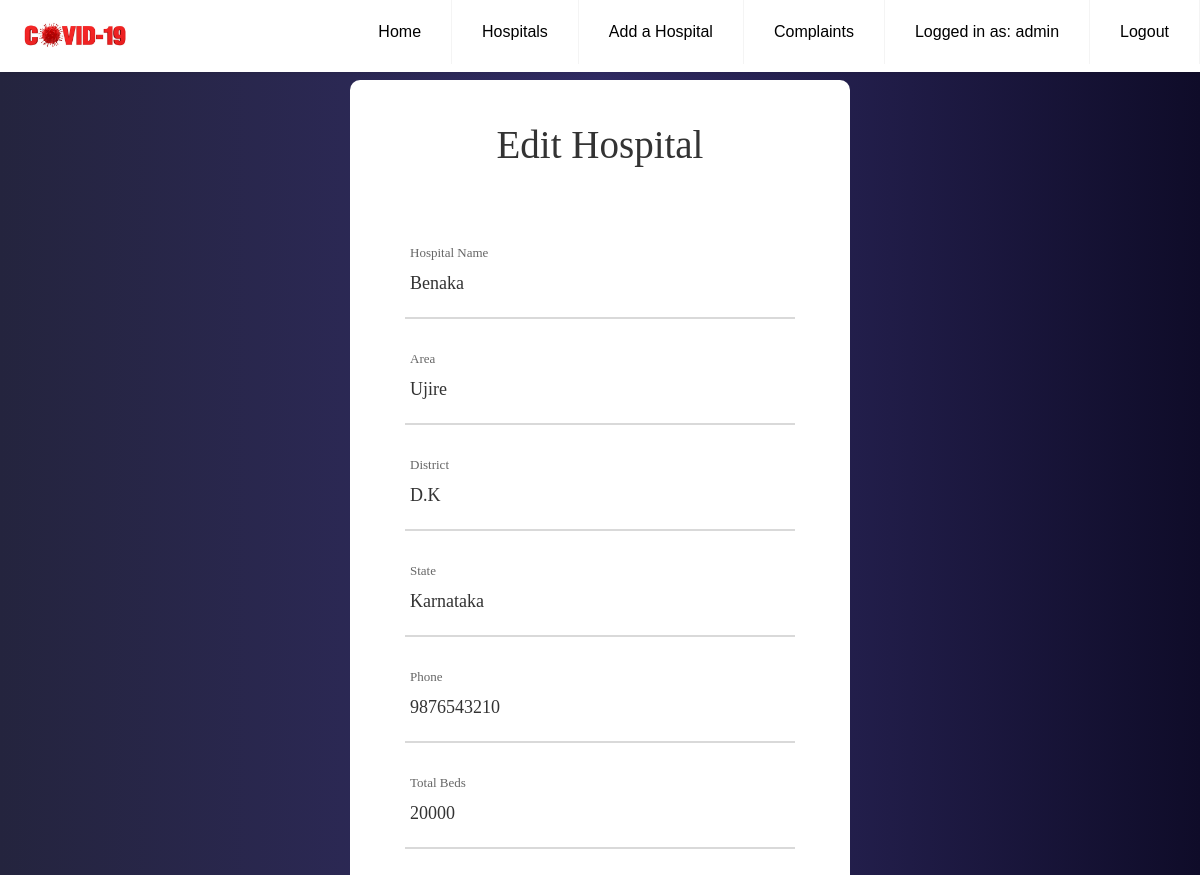
The app's page /hospital/1/edit (signed in, upper part), older data.
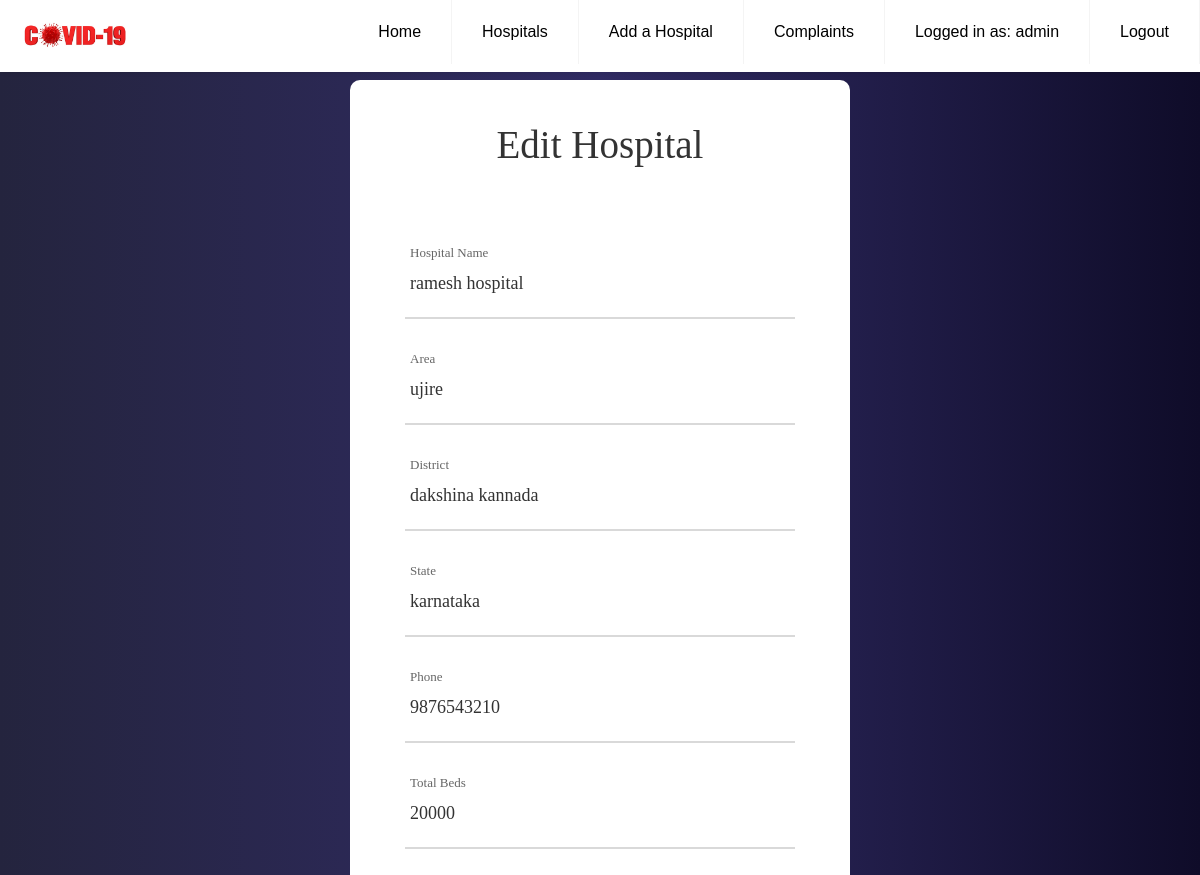
The same page, newer data.
### models.py (models this page shows, shortened)
class Hospital(db.Model):
    __tablename__ = "hospital"
    id = db.Column(db.Integer, primary_key=True)
    name = db.Column(db.String(100), nullable=False)
    area = db.Column(db.String(100), nullable=False)
    district = db.Column(db.String(100), nullable=False)
    state = db.Column(db.String(100), nullable=False)
    phone = db.Column(db.Integer, nullable=False)
    total_beds = db.Column(db.Integer, nullable=False)
    available_beds = db.Column(db.Integer, nullable=False)
    total_ward_beds = db.Column(db.Integer, nullable=False)
    available_ward_beds = db.Column(db.Integer, nullable=False)
    total_ward_beds_with_oxygen = db.Column(db.Integer, nullable=False)
    available_ward_beds_with_oxygen = db.Column(db.Integer, nullable=False)
    total_icu_beds = db.Column(db.Integer, nullable=False)
    available_icu_beds = db.Column(db.Integer, nullable=False)
    total_icu_beds_with_oxygen = db.Column(db.Integer, nullable=False)
    available_icu_beds_with_oxygen = db.Column(db.Integer, nullable=False)
    beds = db.relationship('Bed', backref='hospital', lazy=True)
    users = db.relationship('User', backref='hospital', lazy=True)
    doctors = db.relationship('Doctor', backref='hospital', lazy=True)

### app.py (the view)
@app.route("/hospital/<int:hospital_id>/edit", methods=['GET', 'POST'])
def edithospital(hospital_id):
    if current_user.role != 'admin':
        flash('Unauthorised', 'danger')
        return redirect(url_for('hospital'))
    hospital = Hospital.query.get_or_404(hospital_id)
    form = edithospitalform()
    if request.method=='POST' and form.validate_on_submit():
        if (hospital.total_beds-hospital.available_beds) <= form.total_beds.data and (hospital.total_ward_beds-hospital.available_ward_beds) <= form.total_ward_beds.data and\
        (hospital.total_ward_beds_with_oxygen-hospital.available_ward_beds_with_oxygen) <= form.total_ward_beds_with_oxygen.data and (hospital.total_icu_beds-hospital.available_icu_beds) <= form.total_icu_beds.data and\
        (hospital.total_icu_beds_with_oxygen-hospital.available_icu_beds_with_oxygen) <= form.total_icu_beds_with_oxygen.data:
            availableBeds = form.total_beds.data - (hospital.total_beds-hospital.available_beds)
            availableWardBeds = form.total_ward_beds.data - (hospital.total_ward_beds-hospital.available_ward_beds)
            availableWardBedswithOxygen = form.total_ward_beds_with_oxygen.data  - (hospital.total_ward_beds_with_oxygen-hospital.available_ward_beds_with_oxygen)
            availableIcuBeds = form.total_icu_beds.data - (hospital.total_icu_beds-hospital.available_icu_beds)
            availableIcuBedswithOxygen = form.total_icu_beds_with_oxygen.data - (hospital.total_icu_beds_with_oxygen-hospital.available_icu_beds_with_oxygen)
            db.session.query(Hospital).filter_by(id=hospital_id).update({Hospital.total_beds: form.total_beds.data, Hospital.total_ward_beds: form.total_ward_beds.data,\
                                                                  Hospital.total_ward_beds_with_oxygen: form.total_ward_beds_with_oxygen.data, Hospital.total_icu_beds: form.total_icu_beds.data,\
                                                                  Hospital.total_icu_beds_with_oxygen:form.total_icu_beds_with_oxygen.data, Hospital.available_beds: availableBeds, Hospital.available_ward_beds: availableWardBeds,\
                                                                  Hospital.available_ward_beds_with_oxygen: availableWardBedswithOxygen, Hospital.available_icu_beds: availableIcuBeds, Hospital.available_icu_beds_with_oxygen: availableIcuBedswithOxygen, \
                                                                  Hospital.name: form.hospitalname.data, Hospital.area:form.area.data, Hospital.district:form.district.data, \
                                                                  Hospital.state:form.state.data, Hospital.phone:form.phone.data}, synchronize_session = False)
            db.session.commit()
            flash('Updated Hospital Data', 'success')
            return redirect(url_for('hospital'))
        else:
            return redirect(url_for('home'))
    elif request.method == 'GET':
        form.hospitalname.data = hospital.name
        form.area.data = hospital.area
        form.district.data = hospital.district
        form.state.data = hospital.state
        form.phone.data = hospital.phone
        form.total_beds.data = hospital.total_beds
        form.total_ward_beds.data = hospital.total_ward_beds
        form.total_ward_beds_with_oxygen.data = hospital.total_ward_beds_with_oxygen
        form.total_icu_beds.data = hospital.total_icu_beds
        form.total_icu_beds_with_oxygen.data = hospital.total_icu_beds_with_oxygen
    return render_template('hospitaledit.html',hospital=hospital, form=form, title="Edit Hospital")

### forms.py
class edithospitalform(FlaskForm):
    hospitalname = StringField('Hospital Name', validators=[DataRequired()])
    area = StringField('area', validators=[DataRequired()])
    district = StringField('district', validators=[DataRequired()])
    state = StringField('state', validators=[DataRequired()])
    phone = IntegerField('phone', validators=[DataRequired()])
    total_beds = IntegerField('total_beds', validators=[DataRequired()])
    total_ward_beds = IntegerField('total_ward_beds', validators=[DataRequired()])
    total_ward_beds_with_oxygen = IntegerField('total_ward_beds_with_oxygen', validators=[DataRequired()])
    total_icu_beds = IntegerField('total_icu_beds', validators=[DataRequired()])
    total_icu_beds_with_oxygen = IntegerField('total_icu_beds_with_oxygen', validators=[DataRequired()])
    submit = SubmitField('Enter')

### models.py (called while the page is built)
@login.user_loader
def load_user(id):
    return User.query.get(int(id))

### templates/hospitaledit.html (shortened to what this page needs)
{% extends "base.html" %}
{% block navbar %}
<li><a href="{{ url_for('hospital') }}">Hospitals</a></li>
{% if current_user.is_authenticated and current_user.role == "admin" %}
<li><a href="{{ url_for('addhospital') }}">Add a Hospital</a></li>
<li><a href="{{ url_for('complaint') }}">Complaints</a></li>
<li><a href="#">Logged in as: {{current_user.name}}</a></li>
<li><a href="{{ url_for('logout') }}">Logout</a></li>
{% endif %}
{% endblock navbar %}
{% block content %}
	<div class="patient_form">
		<div class="container-contact100" id="patient_form">
			<div class="wrap-contact100">
			<form class="contact100-form validate-form needs-validation" method="POST" novalidate>
				<span class="contact100-form-title">
					Edit Hospital
				</span>
				<div class="wrap-input100 validate-input" data-validate="Name is required">
                    <span class="label-input100">Hospital Name</span>
                    <div>
						{{ form.hospitalname(class="input100") }}
                    </div>
					<span class="focus-input100"></span>
				</div>
				<div class="wrap-input100 validate-input" data-validate="Name is required">
					<span class="label-input100">Area</span>
					<div>
						{{ form.area(class="input100") }}
    				</div>
					<span class="focus-input100"></span>
				</div>
				<div class="wrap-input100 input100-select">
					<span class="label-input100">District</span>
					<div>
						{{ form.district(class="input100") }}
					</div>
					<span class="focus-input100"></span>
				</div>
				<div class="wrap-input100 input100-select">
					<span class="label-input100">State</span>
					<div>
						{{ form.state(class="input100") }}
					</div>
					<span class="focus-input100"></span>
				</div>
				<div class="wrap-input100 input100-select">
					<span class="label-input100">Phone</span>
					<div>
						{{ form.phone(class="input100") }}
					</div>
					<span class="focus-input100"></span>
				</div>
				<div class="wrap-input100 validate-input" data-validate="Name is required">
					<span class="label-input100">Total Beds</span>
					{{ form.total_beds(class="input100") }}
					<span class="focus-input100"></span>
                </div>
			</form>
		</div>
	</div>
</div>
{% endblock content %}

Row changes from the older to the newer data that the page shows:
changed Hospital: area "Ujire" → "ujire"; district "D.K" → "dakshina kannada"; state "Karnataka" → "karnataka"
Text that changed along with them:
form field hospitalname: "Benaka" → "ramesh hospital"
